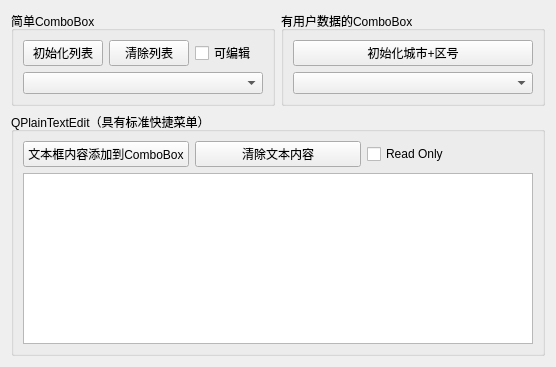
<?xml version="1.0" encoding="UTF-8"?>
<ui version="4.0">
 <class>myWidget</class>
 <widget class="QWidget" name="myWidget">
  <property name="geometry">
   <rect>
    <x>0</x>
    <y>0</y>
    <width>556</width>
    <height>367</height>
   </rect>
  </property>
  <property name="windowTitle">
   <string>myWidget</string>
  </property>
  <layout class="QGridLayout" name="gridLayout">
   <item row="0" column="0">
    <widget class="QGroupBox" name="groupBox">
     <property name="title">
      <string>简单ComboBox</string>
     </property>
     <layout class="QVBoxLayout" name="verticalLayout">
      <item>
       <layout class="QHBoxLayout" name="horizontalLayout">
        <item>
         <widget class="QPushButton" name="pushButton">
          <property name="text">
           <string>初始化列表</string>
          </property>
         </widget>
        </item>
        <item>
         <widget class="QPushButton" name="pushButton_2">
          <property name="text">
           <string>清除列表</string>
          </property>
         </widget>
        </item>
        <item>
         <widget class="QCheckBox" name="checkBox">
          <property name="text">
           <string>可编辑</string>
          </property>
         </widget>
        </item>
       </layout>
      </item>
      <item>
       <widget class="QComboBox" name="comboBox"/>
      </item>
     </layout>
    </widget>
   </item>
   <item row="0" column="1">
    <widget class="QGroupBox" name="groupBox_2">
     <property name="title">
      <string>有用户数据的ComboBox</string>
     </property>
     <layout class="QVBoxLayout" name="verticalLayout_2">
      <item>
       <widget class="QPushButton" name="pushButton_3">
        <property name="text">
         <string>初始化城市+区号</string>
        </property>
       </widget>
      </item>
      <item>
       <widget class="QComboBox" name="comboBox_2"/>
      </item>
     </layout>
    </widget>
   </item>
   <item row="1" column="0" colspan="2">
    <widget class="QGroupBox" name="groupBox_3">
     <property name="title">
      <string>QPlainTextEdit（具有标准快捷菜单）</string>
     </property>
     <layout class="QVBoxLayout" name="verticalLayout_3">
      <item>
       <layout class="QHBoxLayout" name="horizontalLayout_2">
        <item>
         <widget class="QPushButton" name="pushButton_4">
          <property name="text">
           <string>文本框内容添加到ComboBox</string>
          </property>
         </widget>
        </item>
        <item>
         <widget class="QPushButton" name="pushButton_5">
          <property name="text">
           <string>清除文本内容</string>
          </property>
         </widget>
        </item>
        <item>
         <widget class="QCheckBox" name="checkBox_2">
          <property name="text">
           <string>Read Only</string>
          </property>
         </widget>
        </item>
       </layout>
      </item>
      <item>
       <widget class="QPlainTextEdit" name="plainTextEdit"/>
      </item>
     </layout>
    </widget>
   </item>
  </layout>
 </widget>
 <resources/>
 <connections/>
</ui>
